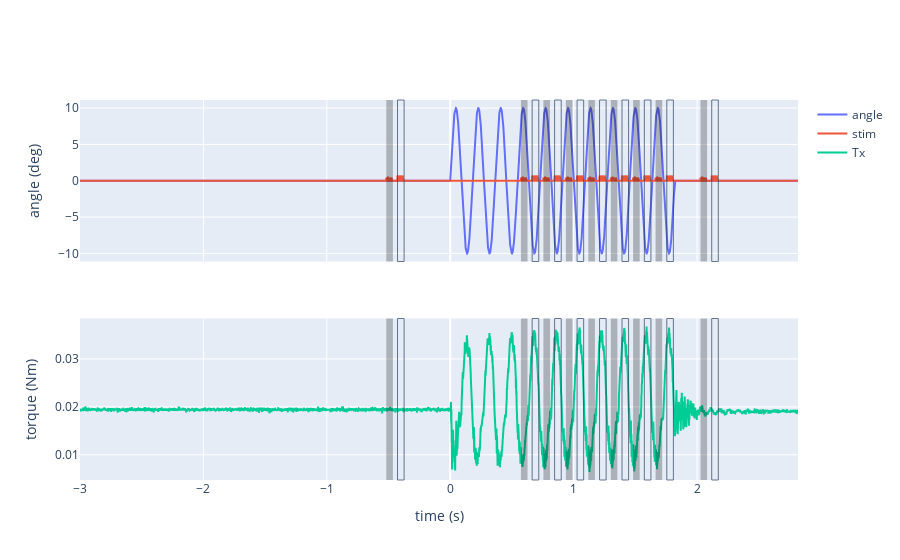

This figure's notebook cell:
### Code cell
fig = make_subplots(rows = 2, cols = 1,
                   shared_xaxes=True)
fig.add_trace(
    go.Scatter(x = t, y = angle, mode="lines", name="angle"),
    row=1, col=1)
fig.add_trace(
    go.Scatter(x = t, y = aidata[6,:], mode="lines", name="stim"),
    row=1, col=1)
fig.add_trace(
    go.Scatter(x = t, y = forcetorque[3,:], mode="lines", name="Tx"),
    row=2, col=1)

for onoff in Lonoff:
    fig.add_vrect(x0 = onoff[0], x1=onoff[1], fillcolor="black", opacity=0.25, line_width=0,
                        row="all", col="all")

for onoff in Ronoff:
    fig.add_vrect(x0 = onoff[0], x1=onoff[1], opacity=0.7, line_width=1,
                      row="all", col="all")

fig.update_yaxes(title_text = "angle (deg)", row=1)
fig.update_yaxes(title_text = "torque (Nm)", row=2)
fig.update_xaxes(title_text = "time (s)", row=2)

### Figure 1 — Plotly figure (JSON) as saved in the notebook; plotly's stock layout.template omitted (floating-point values rounded to 4 significant figures; data arrays with more than 128 entries replaced by an {"elided": "..."} marker saying what was removed)
{"data": [{"mode": "lines", "name": "angle", "type": "scatter", "x": {"elided": "5819 float values"}, "xaxis": "x", "y": {"elided": "5819 float values"}, "yaxis": "y"}, {"mode": "lines", "name": "stim", "type": "scatter", "x": {"elided": "5819 float values"}, "xaxis": "x", "y": {"elided": "5819 float values"}, "yaxis": "y"}, {"mode": "lines", "name": "Tx", "type": "scatter", "x": {"elided": "5819 float values"}, "xaxis": "x2", "y": {"elided": "5819 float values"}, "yaxis": "y2"}], "layout": {"shapes": [{"fillcolor": "black", "line": {"width": 0}, "opacity": 0.25, "type": "rect", "x0": -0.518, "x1": -0.4647, "xref": "x", "y0": 0, "y1": 1, "yref": "y domain"}, {"fillcolor": "black", "line": {"width": 0}, "opacity": 0.25, "type": "rect", "x0": -0.518, "x1": -0.4647, "xref": "x2", "y0": 0, "y1": 1, "yref": "y2 domain"}, {"fillcolor": "black", "line": {"width": 0}, "opacity": 0.25, "type": "rect", "x0": 0.573, "x1": 0.6263, "xref": "x", "y0": 0, "y1": 1, "yref": "y domain"}, {"fillcolor": "black", "line": {"width": 0}, "opacity": 0.25, "type": "rect", "x0": 0.573, "x1": 0.6263, "xref": "x2", "y0": 0, "y1": 1, "yref": "y2 domain"}, {"fillcolor": "black", "line": {"width": 0}, "opacity": 0.25, "type": "rect", "x0": 0.755, "x1": 0.8083, "xref": "x", "y0": 0, "y1": 1, "yref": "y domain"}, {"fillcolor": "black", "line": {"width": 0}, "opacity": 0.25, "type": "rect", "x0": 0.755, "x1": 0.8083, "xref": "x2", "y0": 0, "y1": 1, "yref": "y2 domain"}, {"fillcolor": "black", "line": {"width": 0}, "opacity": 0.25, "type": "rect", "x0": 0.937, "x1": 0.9903, "xref": "x", "y0": 0, "y1": 1, "yref": "y domain"}, {"fillcolor": "black", "line": {"width": 0}, "opacity": 0.25, "type": "rect", "x0": 0.937, "x1": 0.9903, "xref": "x2", "y0": 0, "y1": 1, "yref": "y2 domain"}, {"fillcolor": "black", "line": {"width": 0}, "opacity": 0.25, "type": "rect", "x0": 1.119, "x1": 1.172, "xref": "x", "y0": 0, "y1": 1, "yref": "y domain"}, {"fillcolor": "black", "line": {"width": 0}, "opacity": 0.25, "type": "rect", "x0": 1.119, "x1": 1.172, "xref": "x2", "y0": 0, "y1": 1, "yref": "y2 domain"}, {"fillcolor": "black", "line": {"width": 0}, "opacity": 0.25, "type": "rect", "x0": 1.301, "x1": 1.354, "xref": "x", "y0": 0, "y1": 1, "yref": "y domain"}, {"fillcolor": "black", "line": {"width": 0}, "opacity": 0.25, "type": "rect", "x0": 1.301, "x1": 1.354, "xref": "x2", "y0": 0, "y1": 1, "yref": "y2 domain"}, {"fillcolor": "black", "line": {"width": 0}, "opacity": 0.25, "type": "rect", "x0": 1.482, "x1": 1.535, "xref": "x", "y0": 0, "y1": 1, "yref": "y domain"}, {"fillcolor": "black", "line": {"width": 0}, "opacity": 0.25, "type": "rect", "x0": 1.482, "x1": 1.535, "xref": "x2", "y0": 0, "y1": 1, "yref": "y2 domain"}, {"fillcolor": "black", "line": {"width": 0}, "opacity": 0.25, "type": "rect", "x0": 1.664, "x1": 1.717, "xref": "x", "y0": 0, "y1": 1, "yref": "y domain"}, {"fillcolor": "black", "line": {"width": 0}, "opacity": 0.25, "type": "rect", "x0": 1.664, "x1": 1.717, "xref": "x2", "y0": 0, "y1": 1, "yref": "y2 domain"}, {"fillcolor": "black", "line": {"width": 0}, "opacity": 0.25, "type": "rect", "x0": 2.028, "x1": 2.081, "xref": "x", "y0": 0, "y1": 1, "yref": "y domain"}, {"fillcolor": "black", "line": {"width": 0}, "opacity": 0.25, "type": "rect", "x0": 2.028, "x1": 2.081, "xref": "x2", "y0": 0, "y1": 1, "yref": "y2 domain"}, {"line": {"width": 1}, "opacity": 0.7, "type": "rect", "x0": -0.4271, "x1": -0.3738, "xref": "x", "y0": 0, "y1": 1, "yref": "y domain"}, {"line": {"width": 1}, "opacity": 0.7, "type": "rect", "x0": -0.4271, "x1": -0.3738, "xref": "x2", "y0": 0, "y1": 1, "yref": "y2 domain"}, {"line": {"width": 1}, "opacity": 0.7, "type": "rect", "x0": 0.6639, "x1": 0.7172, "xref": "x", "y0": 0, "y1": 1, "yref": "y domain"}, {"line": {"width": 1}, "opacity": 0.7, "type": "rect", "x0": 0.6639, "x1": 0.7172, "xref": "x2", "y0": 0, "y1": 1, "yref": "y2 domain"}, {"line": {"width": 1}, "opacity": 0.7, "type": "rect", "x0": 0.8459, "x1": 0.8992, "xref": "x", "y0": 0, "y1": 1, "yref": "y domain"}, {"line": {"width": 1}, "opacity": 0.7, "type": "rect", "x0": 0.8459, "x1": 0.8992, "xref": "x2", "y0": 0, "y1": 1, "yref": "y2 domain"}, {"line": {"width": 1}, "opacity": 0.7, "type": "rect", "x0": 1.028, "x1": 1.081, "xref": "x", "y0": 0, "y1": 1, "yref": "y domain"}, {"line": {"width": 1}, "opacity": 0.7, "type": "rect", "x0": 1.028, "x1": 1.081, "xref": "x2", "y0": 0, "y1": 1, "yref": "y2 domain"}, {"line": {"width": 1}, "opacity": 0.7, "type": "rect", "x0": 1.21, "x1": 1.263, "xref": "x", "y0": 0, "y1": 1, "yref": "y domain"}, {"line": {"width": 1}, "opacity": 0.7, "type": "rect", "x0": 1.21, "x1": 1.263, "xref": "x2", "y0": 0, "y1": 1, "yref": "y2 domain"}, {"line": {"width": 1}, "opacity": 0.7, "type": "rect", "x0": 1.392, "x1": 1.445, "xref": "x", "y0": 0, "y1": 1, "yref": "y domain"}, {"line": {"width": 1}, "opacity": 0.7, "type": "rect", "x0": 1.392, "x1": 1.445, "xref": "x2", "y0": 0, "y1": 1, "yref": "y2 domain"}, {"line": {"width": 1}, "opacity": 0.7, "type": "rect", "x0": 1.573, "x1": 1.626, "xref": "x", "y0": 0, "y1": 1, "yref": "y domain"}, {"line": {"width": 1}, "opacity": 0.7, "type": "rect", "x0": 1.573, "x1": 1.626, "xref": "x2", "y0": 0, "y1": 1, "yref": "y2 domain"}, {"line": {"width": 1}, "opacity": 0.7, "type": "rect", "x0": 1.755, "x1": 1.808, "xref": "x", "y0": 0, "y1": 1, "yref": "y domain"}, {"line": {"width": 1}, "opacity": 0.7, "type": "rect", "x0": 1.755, "x1": 1.808, "xref": "x2", "y0": 0, "y1": 1, "yref": "y2 domain"}, {"line": {"width": 1}, "opacity": 0.7, "type": "rect", "x0": 2.119, "x1": 2.172, "xref": "x", "y0": 0, "y1": 1, "yref": "y domain"}, {"line": {"width": 1}, "opacity": 0.7, "type": "rect", "x0": 2.119, "x1": 2.172, "xref": "x2", "y0": 0, "y1": 1, "yref": "y2 domain"}], "xaxis": {"anchor": "y", "domain": [0, 1], "matches": "x2", "showticklabels": false}, "xaxis2": {"anchor": "y2", "domain": [0, 1], "title": {"text": "time (s)"}}, "yaxis": {"anchor": "x", "domain": [0.575, 1], "title": {"text": "angle (deg)"}}, "yaxis2": {"anchor": "x2", "domain": [0, 0.425], "title": {"text": "torque (Nm)"}}}}
